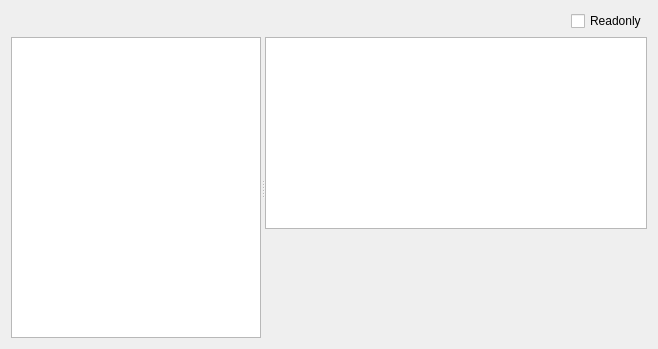
<?xml version="1.0" encoding="UTF-8"?>
<ui version="4.0">
 <class>DialogPE</class>
 <widget class="QDialog" name="DialogPE">
  <property name="windowModality">
   <enum>Qt::ApplicationModal</enum>
  </property>
  <property name="geometry">
   <rect>
    <x>0</x>
    <y>0</y>
    <width>658</width>
    <height>349</height>
   </rect>
  </property>
  <property name="windowTitle">
   <string>PE</string>
  </property>
  <property name="modal">
   <bool>true</bool>
  </property>
  <layout class="QVBoxLayout" name="verticalLayout">
   <item>
    <layout class="QHBoxLayout" name="horizontalLayout">
     <property name="sizeConstraint">
      <enum>QLayout::SetDefaultConstraint</enum>
     </property>
     <item>
      <spacer name="horizontalSpacer">
       <property name="orientation">
        <enum>Qt::Horizontal</enum>
       </property>
       <property name="sizeHint" stdset="0">
        <size>
         <width>40</width>
         <height>20</height>
        </size>
       </property>
      </spacer>
     </item>
     <item>
      <widget class="QCheckBox" name="checkBoxReadonly">
       <property name="text">
        <string>Readonly</string>
       </property>
      </widget>
     </item>
    </layout>
   </item>
   <item>
    <widget class="QSplitter" name="splitter">
     <property name="orientation">
      <enum>Qt::Horizontal</enum>
     </property>
     <widget class="QTreeWidget" name="treeWidgetNavi">
      <property name="sizePolicy">
       <sizepolicy hsizetype="Fixed" vsizetype="Expanding">
        <horstretch>0</horstretch>
        <verstretch>0</verstretch>
       </sizepolicy>
      </property>
      <property name="maximumSize">
       <size>
        <width>250</width>
        <height>16777215</height>
       </size>
      </property>
      <attribute name="headerVisible">
       <bool>false</bool>
      </attribute>
      <column>
       <property name="text">
        <string notr="true">1</string>
       </property>
      </column>
     </widget>
     <widget class="QStackedWidget" name="stackedWidgetInfo">
      <property name="currentIndex">
       <number>5</number>
      </property>
      <widget class="QWidget" name="page_IMAGE_DOS_HEADER">
       <layout class="QVBoxLayout" name="verticalLayout_3">
        <property name="spacing">
         <number>0</number>
        </property>
        <property name="leftMargin">
         <number>0</number>
        </property>
        <property name="topMargin">
         <number>0</number>
        </property>
        <property name="rightMargin">
         <number>0</number>
        </property>
        <property name="bottomMargin">
         <number>0</number>
        </property>
        <item>
         <widget class="QTableWidget" name="tableWidget_IMAGE_DOS_HEADER">
          <property name="editTriggers">
           <set>QAbstractItemView::NoEditTriggers</set>
          </property>
          <property name="selectionMode">
           <enum>QAbstractItemView::SingleSelection</enum>
          </property>
          <property name="selectionBehavior">
           <enum>QAbstractItemView::SelectRows</enum>
          </property>
          <attribute name="horizontalHeaderVisible">
           <bool>false</bool>
          </attribute>
          <attribute name="verticalHeaderVisible">
           <bool>false</bool>
          </attribute>
          <attribute name="verticalHeaderDefaultSectionSize">
           <number>21</number>
          </attribute>
         </widget>
        </item>
       </layout>
      </widget>
      <widget class="QWidget" name="page_IMAGE_NT_HEADERS">
       <layout class="QVBoxLayout" name="verticalLayout_4">
        <property name="spacing">
         <number>0</number>
        </property>
        <property name="leftMargin">
         <number>0</number>
        </property>
        <property name="topMargin">
         <number>0</number>
        </property>
        <property name="rightMargin">
         <number>0</number>
        </property>
        <property name="bottomMargin">
         <number>0</number>
        </property>
        <item>
         <widget class="QTableWidget" name="tableWidget_IMAGE_NT_HEADERS">
          <property name="editTriggers">
           <set>QAbstractItemView::NoEditTriggers</set>
          </property>
          <property name="selectionMode">
           <enum>QAbstractItemView::SingleSelection</enum>
          </property>
          <property name="selectionBehavior">
           <enum>QAbstractItemView::SelectRows</enum>
          </property>
          <attribute name="horizontalHeaderVisible">
           <bool>false</bool>
          </attribute>
          <attribute name="verticalHeaderVisible">
           <bool>false</bool>
          </attribute>
          <attribute name="verticalHeaderDefaultSectionSize">
           <number>21</number>
          </attribute>
         </widget>
        </item>
       </layout>
      </widget>
      <widget class="QWidget" name="page_IMAGE_FILE_HEADER">
       <layout class="QVBoxLayout" name="verticalLayout_2">
        <property name="spacing">
         <number>0</number>
        </property>
        <property name="leftMargin">
         <number>0</number>
        </property>
        <property name="topMargin">
         <number>0</number>
        </property>
        <property name="rightMargin">
         <number>0</number>
        </property>
        <property name="bottomMargin">
         <number>0</number>
        </property>
        <item>
         <widget class="QTableWidget" name="tableWidget_IMAGE_FILE_HEADER">
          <property name="editTriggers">
           <set>QAbstractItemView::NoEditTriggers</set>
          </property>
          <property name="selectionMode">
           <enum>QAbstractItemView::SingleSelection</enum>
          </property>
          <property name="selectionBehavior">
           <enum>QAbstractItemView::SelectRows</enum>
          </property>
          <attribute name="horizontalHeaderVisible">
           <bool>false</bool>
          </attribute>
          <attribute name="verticalHeaderVisible">
           <bool>false</bool>
          </attribute>
          <attribute name="verticalHeaderDefaultSectionSize">
           <number>21</number>
          </attribute>
         </widget>
        </item>
       </layout>
      </widget>
      <widget class="QWidget" name="page_IMAGE_OPTIONAL_HEADER">
       <layout class="QVBoxLayout" name="verticalLayout_5">
        <property name="spacing">
         <number>0</number>
        </property>
        <property name="leftMargin">
         <number>0</number>
        </property>
        <property name="topMargin">
         <number>0</number>
        </property>
        <property name="rightMargin">
         <number>0</number>
        </property>
        <property name="bottomMargin">
         <number>0</number>
        </property>
        <item>
         <widget class="QTableWidget" name="tableWidget_IMAGE_OPTIONAL_HEADER">
          <property name="editTriggers">
           <set>QAbstractItemView::NoEditTriggers</set>
          </property>
          <property name="selectionMode">
           <enum>QAbstractItemView::SingleSelection</enum>
          </property>
          <property name="selectionBehavior">
           <enum>QAbstractItemView::SelectRows</enum>
          </property>
          <attribute name="horizontalHeaderVisible">
           <bool>false</bool>
          </attribute>
          <attribute name="verticalHeaderVisible">
           <bool>false</bool>
          </attribute>
          <attribute name="verticalHeaderDefaultSectionSize">
           <number>21</number>
          </attribute>
         </widget>
        </item>
       </layout>
      </widget>
      <widget class="QWidget" name="page_IMAGE_DIRECTORY_ENTRIES">
       <layout class="QVBoxLayout" name="verticalLayout_6">
        <property name="spacing">
         <number>0</number>
        </property>
        <property name="leftMargin">
         <number>0</number>
        </property>
        <property name="topMargin">
         <number>0</number>
        </property>
        <property name="rightMargin">
         <number>0</number>
        </property>
        <property name="bottomMargin">
         <number>0</number>
        </property>
        <item>
         <widget class="QTableWidget" name="tableWidget_IMAGE_DIRECTORY_ENTRIES">
          <property name="editTriggers">
           <set>QAbstractItemView::NoEditTriggers</set>
          </property>
          <property name="selectionMode">
           <enum>QAbstractItemView::SingleSelection</enum>
          </property>
          <property name="selectionBehavior">
           <enum>QAbstractItemView::SelectRows</enum>
          </property>
          <attribute name="horizontalHeaderVisible">
           <bool>false</bool>
          </attribute>
          <attribute name="verticalHeaderVisible">
           <bool>false</bool>
          </attribute>
          <attribute name="verticalHeaderDefaultSectionSize">
           <number>21</number>
          </attribute>
         </widget>
        </item>
       </layout>
      </widget>
      <widget class="QWidget" name="page_Sections">
       <layout class="QVBoxLayout" name="verticalLayout_7">
        <property name="spacing">
         <number>0</number>
        </property>
        <property name="leftMargin">
         <number>0</number>
        </property>
        <property name="topMargin">
         <number>0</number>
        </property>
        <property name="rightMargin">
         <number>0</number>
        </property>
        <property name="bottomMargin">
         <number>0</number>
        </property>
        <item>
         <widget class="QTableWidget" name="tableWidget_Sections">
          <property name="contextMenuPolicy">
           <enum>Qt::CustomContextMenu</enum>
          </property>
          <property name="editTriggers">
           <set>QAbstractItemView::NoEditTriggers</set>
          </property>
          <property name="selectionMode">
           <enum>QAbstractItemView::SingleSelection</enum>
          </property>
          <property name="selectionBehavior">
           <enum>QAbstractItemView::SelectRows</enum>
          </property>
          <attribute name="horizontalHeaderVisible">
           <bool>false</bool>
          </attribute>
          <attribute name="verticalHeaderVisible">
           <bool>false</bool>
          </attribute>
          <attribute name="verticalHeaderDefaultSectionSize">
           <number>21</number>
          </attribute>
         </widget>
        </item>
        <item>
         <widget class="QHexView" name="widgetSectionHex" native="true">
          <property name="sizePolicy">
           <sizepolicy hsizetype="Preferred" vsizetype="Expanding">
            <horstretch>0</horstretch>
            <verstretch>0</verstretch>
           </sizepolicy>
          </property>
         </widget>
        </item>
       </layout>
      </widget>
      <widget class="QWidget" name="page_Export">
       <layout class="QVBoxLayout" name="verticalLayout_8">
        <property name="spacing">
         <number>0</number>
        </property>
        <property name="leftMargin">
         <number>0</number>
        </property>
        <property name="topMargin">
         <number>0</number>
        </property>
        <property name="rightMargin">
         <number>0</number>
        </property>
        <property name="bottomMargin">
         <number>0</number>
        </property>
        <item>
         <widget class="QTableWidget" name="tableWidget_ExportHeader">
          <property name="contextMenuPolicy">
           <enum>Qt::CustomContextMenu</enum>
          </property>
          <property name="editTriggers">
           <set>QAbstractItemView::NoEditTriggers</set>
          </property>
          <property name="selectionMode">
           <enum>QAbstractItemView::SingleSelection</enum>
          </property>
          <property name="selectionBehavior">
           <enum>QAbstractItemView::SelectRows</enum>
          </property>
          <attribute name="horizontalHeaderVisible">
           <bool>false</bool>
          </attribute>
          <attribute name="verticalHeaderVisible">
           <bool>false</bool>
          </attribute>
          <attribute name="verticalHeaderDefaultSectionSize">
           <number>21</number>
          </attribute>
         </widget>
        </item>
        <item>
         <widget class="QTableWidget" name="tableWidget_ExportFunctions">
          <property name="contextMenuPolicy">
           <enum>Qt::CustomContextMenu</enum>
          </property>
          <property name="editTriggers">
           <set>QAbstractItemView::NoEditTriggers</set>
          </property>
          <property name="selectionMode">
           <enum>QAbstractItemView::SingleSelection</enum>
          </property>
          <property name="selectionBehavior">
           <enum>QAbstractItemView::SelectRows</enum>
          </property>
          <attribute name="horizontalHeaderVisible">
           <bool>false</bool>
          </attribute>
          <attribute name="verticalHeaderVisible">
           <bool>false</bool>
          </attribute>
          <attribute name="verticalHeaderDefaultSectionSize">
           <number>21</number>
          </attribute>
         </widget>
        </item>
       </layout>
      </widget>
      <widget class="QWidget" name="page_Import">
       <layout class="QVBoxLayout" name="verticalLayout_9">
        <property name="leftMargin">
         <number>0</number>
        </property>
        <property name="topMargin">
         <number>0</number>
        </property>
        <property name="rightMargin">
         <number>0</number>
        </property>
        <property name="bottomMargin">
         <number>0</number>
        </property>
        <item>
         <widget class="QTableWidget" name="tableWidget_ImportLibraries">
          <property name="contextMenuPolicy">
           <enum>Qt::CustomContextMenu</enum>
          </property>
          <property name="editTriggers">
           <set>QAbstractItemView::NoEditTriggers</set>
          </property>
          <property name="selectionMode">
           <enum>QAbstractItemView::SingleSelection</enum>
          </property>
          <property name="selectionBehavior">
           <enum>QAbstractItemView::SelectRows</enum>
          </property>
          <attribute name="horizontalHeaderVisible">
           <bool>false</bool>
          </attribute>
          <attribute name="verticalHeaderVisible">
           <bool>false</bool>
          </attribute>
          <attribute name="verticalHeaderDefaultSectionSize">
           <number>21</number>
          </attribute>
         </widget>
        </item>
        <item>
         <widget class="QTableWidget" name="tableWidget_ImportFunctions">
          <property name="contextMenuPolicy">
           <enum>Qt::CustomContextMenu</enum>
          </property>
          <property name="editTriggers">
           <set>QAbstractItemView::NoEditTriggers</set>
          </property>
          <property name="selectionMode">
           <enum>QAbstractItemView::SingleSelection</enum>
          </property>
          <property name="selectionBehavior">
           <enum>QAbstractItemView::SelectRows</enum>
          </property>
          <attribute name="horizontalHeaderVisible">
           <bool>false</bool>
          </attribute>
          <attribute name="verticalHeaderVisible">
           <bool>false</bool>
          </attribute>
          <attribute name="verticalHeaderDefaultSectionSize">
           <number>21</number>
          </attribute>
         </widget>
        </item>
       </layout>
      </widget>
      <widget class="QWidget" name="page_Resource">
       <layout class="QHBoxLayout" name="horizontalLayout_2">
        <property name="leftMargin">
         <number>0</number>
        </property>
        <property name="topMargin">
         <number>0</number>
        </property>
        <property name="rightMargin">
         <number>0</number>
        </property>
        <property name="bottomMargin">
         <number>0</number>
        </property>
        <item>
         <widget class="QTreeWidget" name="treeWidgetResource">
          <attribute name="headerVisible">
           <bool>false</bool>
          </attribute>
          <column>
           <property name="text">
            <string notr="true">1</string>
           </property>
          </column>
         </widget>
        </item>
       </layout>
      </widget>
      <widget class="QWidget" name="page_Relocs">
       <layout class="QVBoxLayout" name="verticalLayout_10">
        <property name="leftMargin">
         <number>0</number>
        </property>
        <property name="topMargin">
         <number>0</number>
        </property>
        <property name="rightMargin">
         <number>0</number>
        </property>
        <property name="bottomMargin">
         <number>0</number>
        </property>
        <item>
         <widget class="QTableWidget" name="tableWidget_Relocs">
          <property name="contextMenuPolicy">
           <enum>Qt::CustomContextMenu</enum>
          </property>
          <property name="editTriggers">
           <set>QAbstractItemView::NoEditTriggers</set>
          </property>
          <property name="selectionMode">
           <enum>QAbstractItemView::SingleSelection</enum>
          </property>
          <property name="selectionBehavior">
           <enum>QAbstractItemView::SelectRows</enum>
          </property>
          <attribute name="horizontalHeaderVisible">
           <bool>false</bool>
          </attribute>
          <attribute name="verticalHeaderVisible">
           <bool>false</bool>
          </attribute>
          <attribute name="verticalHeaderDefaultSectionSize">
           <number>21</number>
          </attribute>
         </widget>
        </item>
        <item>
         <widget class="QTableWidget" name="tableWidget_RelocsPositions">
          <property name="contextMenuPolicy">
           <enum>Qt::CustomContextMenu</enum>
          </property>
          <property name="editTriggers">
           <set>QAbstractItemView::NoEditTriggers</set>
          </property>
          <property name="selectionMode">
           <enum>QAbstractItemView::SingleSelection</enum>
          </property>
          <property name="selectionBehavior">
           <enum>QAbstractItemView::SelectRows</enum>
          </property>
          <attribute name="horizontalHeaderVisible">
           <bool>false</bool>
          </attribute>
          <attribute name="verticalHeaderVisible">
           <bool>false</bool>
          </attribute>
          <attribute name="verticalHeaderDefaultSectionSize">
           <number>21</number>
          </attribute>
         </widget>
        </item>
       </layout>
      </widget>
     </widget>
    </widget>
   </item>
  </layout>
 </widget>
 <customwidgets>
  <customwidget>
   <class>QHexView</class>
   <extends>QWidget</extends>
   <header>qhexview.h</header>
   <container>1</container>
  </customwidget>
 </customwidgets>
 <resources/>
 <connections/>
</ui>
